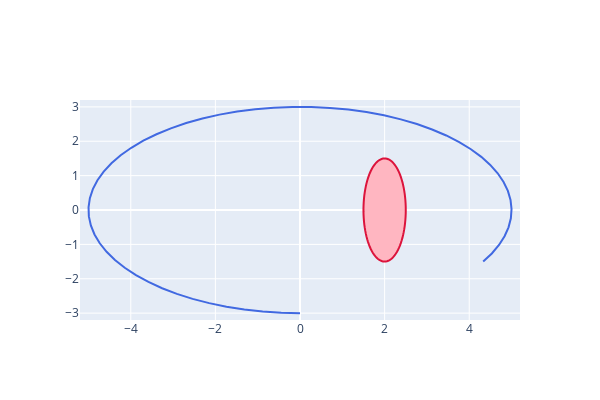

Here is the notebook cell this chart was saved with:
### Code cell
def ellipse_arc(x_center=0, y_center=0, a=1, b =1, start_angle=0, end_angle=2*np.pi, N=100, closed= False):
    t = np.linspace(start_angle, end_angle, N)
    x = x_center + a*np.cos(t)
    y = y_center + b*np.sin(t)
    path = f'M {x[0]}, {y[0]}'
    for k in range(1, len(t)):
        path += f'L{x[k]}, {y[k]}'
    if closed:
        path += ' Z'
    return path    

fig = go.Figure()

# Create a minimal trace 
fig.add_trace(go.Scatter(
    x=[0],
    y=[0.2],
    marker_size=0.1
));

fig.update_layout(width =600, height=400,
           xaxis_range=[-5.2, 5.2], 
           yaxis_range=[-3.2, 3.2],       
    shapes=[
           dict(type="path",
           path= ellipse_arc(a=5, b=3, start_angle=-np.pi/6, end_angle=3*np.pi/2, N=60),
           line_color="RoyalBlue"),
           dict(type="path",
                path = ellipse_arc(x_center=2, a= 0.5, b= 1.5, closed=True),
                fillcolor="LightPink",
                line_color="Crimson")
        ]
        );
fig.show()
